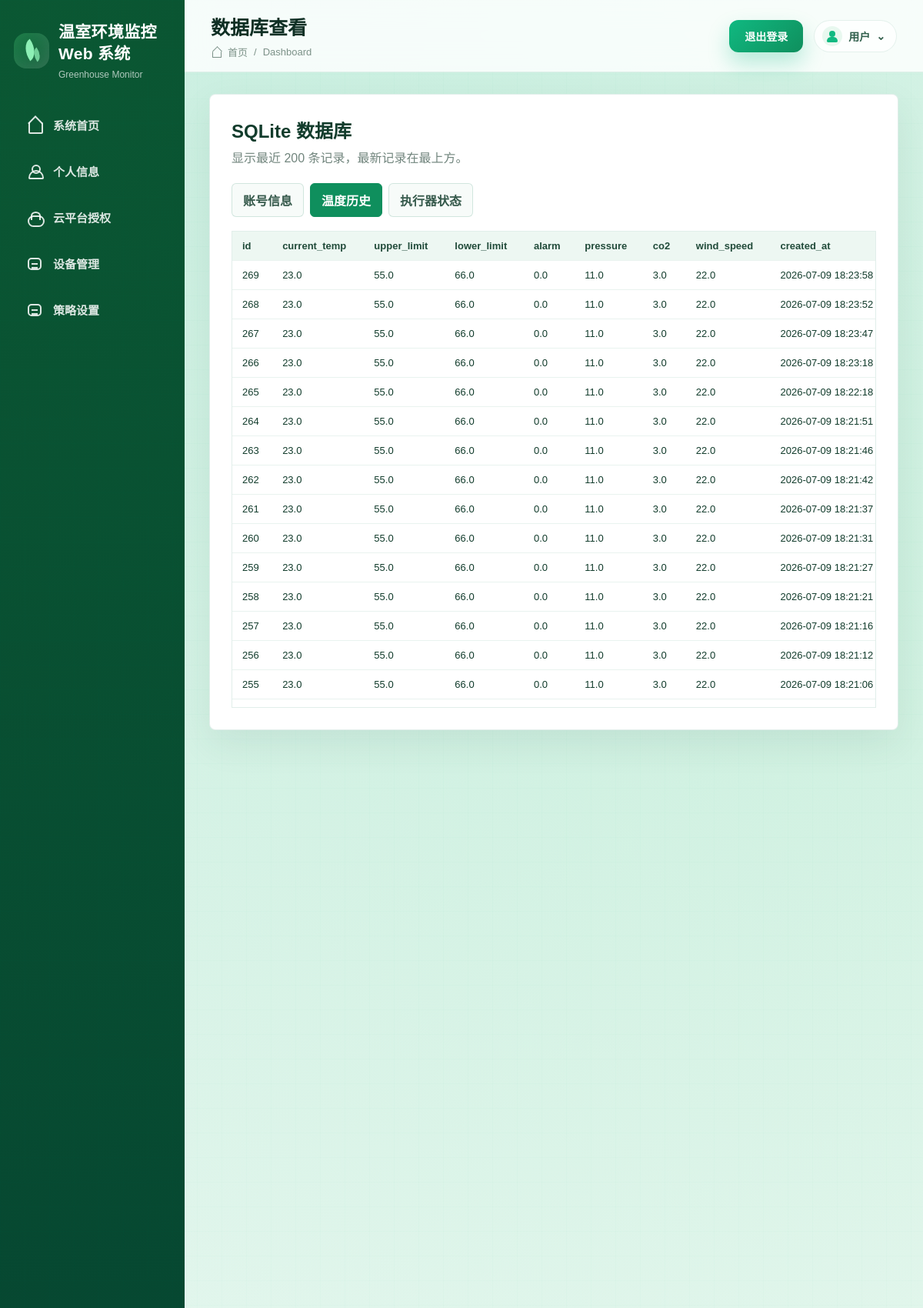
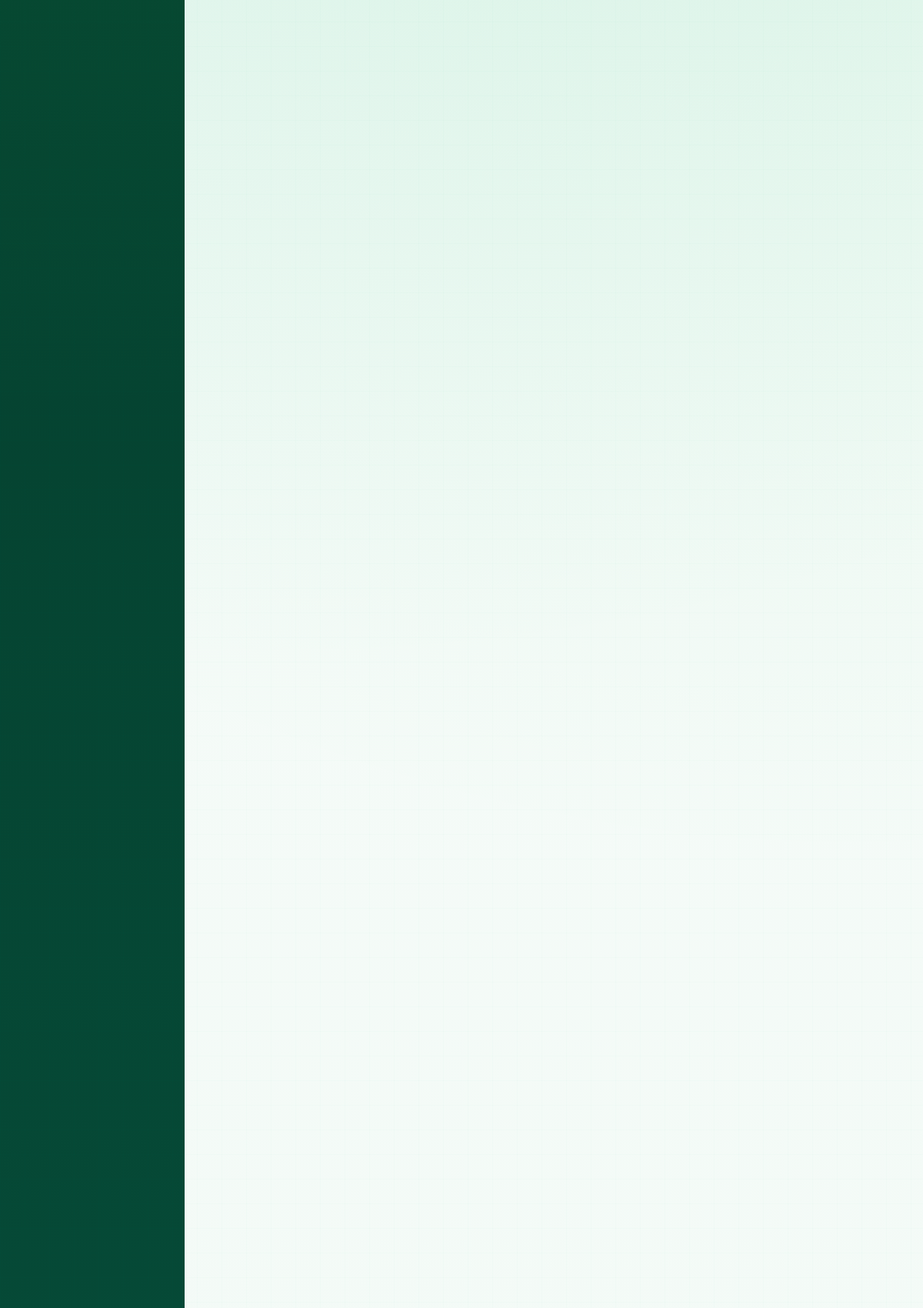
Screenshot of /database (signed in, upper part) with the database file from the repository (2 pictures, top to bottom).
### tables this page shows
CREATE TABLE temperature_records (
                id INTEGER PRIMARY KEY AUTOINCREMENT,
                current_temp REAL,
                upper_limit REAL,
                lower_limit REAL,
                alarm REAL,
                pressure REAL,
                co2 REAL,
                wind_speed REAL,
                created_at TEXT NOT NULL
            );

### app.py (the view)
@app.route("/database")
def database_view():
    if not session.get("username"):
        return redirect(url_for("login"))
    allowed_tables = {
        "users": "账号信息",
        "temperature_records": "温度历史",
        "actuator_status": "执行器状态",
    }
    table = request.args.get("table", "temperature_records")
    if table not in allowed_tables:
        table = "temperature_records"
    with get_db() as conn:
        columns = [row["name"] for row in conn.execute(f"PRAGMA table_info({table})")]
        rows = conn.execute(f"SELECT * FROM {table} ORDER BY rowid DESC LIMIT 200").fetchall()
    return render_template(
        "database.html",
        tables=allowed_tables,
        active_table=table,
        columns=columns,
        rows=[dict(row) for row in rows],
    )

### app.py (called while the page is built)
def get_db():
    conn = sqlite3.connect(DB_PATH)
    conn.row_factory = sqlite3.Row
    return conn

@app.context_processor
def inject_current_user():
    username = session.get("username")
    return {"current_user": USERS.get(username) if username else None}

### templates/database.html (shortened to what this page needs)
{% extends "base.html" %}
{% block page_title %}数据库查看{% endblock %}
{% block content %}
<section class="database-page">
    <div class="database-head">
        <div>
            <h2>SQLite 数据库</h2>
            <p>显示最近 200 条记录，最新记录在最上方。</p>
        </div>
    </div>
    <nav class="database-tabs">
        {% for table, label in tables.items() %}
        <a
            class="database-tab {{ 'active' if table == active_table else '' }}"
            href="{{ url_for('database_view', table=table) }}"
        >{{ label }}</a>
        {% endfor %}
    </nav>
    <div class="database-table-wrap">
        {% if rows %}
        <table class="database-table">
            <thead>
                <tr>
                    {% for column in columns %}
                    <th>{{ column }}</th>
                    {% endfor %}
                </tr>
            </thead>
            <tbody>
                {% for row in rows %}
                <tr>
                    {% for column in columns %}
                    <td>{{ row[column] if row[column] is not none else '--' }}</td>
                    {% endfor %}
                </tr>
                {% endfor %}
            </tbody>
        </table>
        {% else %}
        <div class="database-empty">当前数据表暂无记录。</div>
        {% endif %}
    </div>
</section>
{% endblock %}

### templates/base.html (shortened to what this page needs)
<!DOCTYPE html>
<html lang="zh-CN">
<head>
</head>
<body>
    <div class="layout">
        <aside class="sidebar">
            <div class="logo-box">
                <div class="logo-icon"></div>
                <div>
                    <div class="logo-title">温室环境监控<br>Web 系统</div>
                    <div class="logo-subtitle">Greenhouse Monitor</div>
                </div>
            </div>
            <nav class="nav-menu">
                <a class="nav-item {{ 'active' if request.endpoint == 'home' else '' }}" href="{{ url_for('home') }}">
                    <span class="nav-icon nav-home"></span>
                    <span>系统首页</span>
                </a>
                <a class="nav-item {{ 'active' if request.endpoint == 'profile' else '' }}" href="{{ url_for('profile') }}">
                    <span class="nav-icon nav-user"></span>
                    <span>个人信息</span>
                </a>
                <a class="nav-item {{ 'active' if request.endpoint == 'cloud_login' else '' }}" href="{{ url_for('cloud_login') }}">
                    <span class="nav-icon nav-cloud"></span>
                    <span>云平台授权</span>
                </a>
                <a class="nav-item {{ 'active' if request.endpoint == 'hardware' else '' }}" href="{{ url_for('hardware') }}">
                    <span class="nav-icon nav-device"></span>
                    <span>设备管理</span>
                </a>
                <a class="nav-item {{ 'active' if request.endpoint == 'strategy' else '' }}" href="{{ url_for('strategy') }}">
                    <span class="nav-icon nav-device"></span>
                    <span>策略设置</span>
                </a>
            </nav>
        </aside>
        <main class="main">
            <header class="topbar">
                <div>
                    <h1>{% block page_title %}系统首页{% endblock %}</h1>
                    <div class="breadcrumb">
                        <span class="breadcrumb-home"></span>
                        <span>首页</span>
                        <span>/</span>
                        <span>Dashboard</span>
                    </div>
                </div>
                <div class="top-actions">
                    <a class="logout-btn" href="{{ url_for('logout') }}">退出登录</a>
                    <div class="user-pill">
                        <span class="user-dot"></span>
                        <span>{{ current_user.name if current_user else '用户' }}</span>
                        <span>⌄</span>
                    </div>
                </div>
            </header>
            <section class="content">
                {% block content %}{% endblock %}
            </section>
        </main>
    </div>
</body>
</html>

### templates/database.html (style rules this page uses)
.database-page { padding: 28px; background: #ffffff; border: 1px solid rgba(15, 118, 82, 0.12); border-radius: 8px; box-shadow: 0 18px 48px rgba(0, 70, 45, 0.08); }
.database-head { display: flex; align-items: center; justify-content: space-between; gap: 18px; margin-bottom: 22px; }
.database-head h2 { margin: 0 0 6px; color: #123c2c; font-size: 24px; }
.database-head p { margin: 0; color: #71857d; }
.database-tabs { display: flex; flex-wrap: wrap; gap: 8px; margin-bottom: 18px; }
.database-tab { padding: 9px 14px; border: 1px solid rgba(15, 118, 82, 0.16); border-radius: 6px; color: #365a4c; background: #f7fbf9; text-decoration: none; font-weight: 700; }
.database-tab.active { color: #ffffff; background: #0f8f5d; border-color: #0f8f5d; }
.database-table-wrap { overflow: auto; max-height: 620px; border: 1px solid rgba(15, 118, 82, 0.12); }
.database-table { width: 100%; border-collapse: collapse; min-width: 860px; font-size: 13px; }
.database-table th, .database-table td { padding: 11px 13px; border-bottom: 1px solid rgba(15, 118, 82, 0.09); text-align: left; white-space: nowrap; }
.database-table th { position: sticky; top: 0; z-index: 1; color: #214b3a; background: #edf7f2; }

### rows the page displays
temperature_records: id "269" "23.0" "55.0" "66.0" "0.0" "11.0" "3.0" "22.0" "2026-07-09 18:23:58"
temperature_records: id "268" "23.0" "55.0" "66.0" "0.0" "11.0" "3.0" "22.0" "2026-07-09 18:23:52"
temperature_records: id "267" "23.0" "55.0" "66.0" "0.0" "11.0" "3.0" "22.0" "2026-07-09 18:23:47"
temperature_records: id "266" "23.0" "55.0" "66.0" "0.0" "11.0" "3.0" "22.0" "2026-07-09 18:23:18"
temperature_records: id "265" "23.0" "55.0" "66.0" "0.0" "11.0" "3.0" "22.0" "2026-07-09 18:22:18"
temperature_records: id "264" "23.0" "55.0" "66.0" "0.0" "11.0" "3.0" "22.0" "2026-07-09 18:21:51"
temperature_records: id "263" "23.0" "55.0" "66.0" "0.0" "11.0" "3.0" "22.0" "2026-07-09 18:21:46"
temperature_records: id "262" "23.0" "55.0" "66.0" "0.0" "11.0" "3.0" "22.0" "2026-07-09 18:21:42"
temperature_records: id "261" "23.0" "55.0" "66.0" "0.0" "11.0" "3.0" "22.0" "2026-07-09 18:21:37"
temperature_records: id "260" "23.0" "55.0" "66.0" "0.0" "11.0" "3.0" "22.0" "2026-07-09 18:21:31"
temperature_records: id "259" "23.0" "55.0" "66.0" "0.0" "11.0" "3.0" "22.0" "2026-07-09 18:21:27"
temperature_records: id "258" "23.0" "55.0" "66.0" "0.0" "11.0" "3.0" "22.0" "2026-07-09 18:21:21"
temperature_records: id "257" "23.0" "55.0" "66.0" "0.0" "11.0" "3.0" "22.0" "2026-07-09 18:21:16"
temperature_records: id "256" "23.0" "55.0" "66.0" "0.0" "11.0" "3.0" "22.0" "2026-07-09 18:21:12"
temperature_records: id "255" "23.0" "55.0" "66.0" "0.0" "11.0" "3.0" "22.0" "2026-07-09 18:21:06"

### other values shown
{{ current_user.name if current_user else '用户' }} "用户"
{{ label }} "账号信息" "温度历史" "执行器状态"
{{ column }} "id" "current_temp" "upper_limit" "lower_limit" "alarm" "pressure" "co2" "wind_speed" "created_at"
